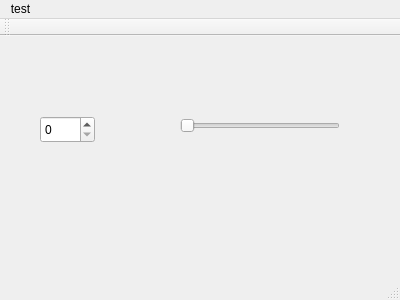
<?xml version="1.0" encoding="UTF-8"?>
<ui version="4.0">
 <class>MainWindow</class>
 <widget class="QMainWindow" name="MainWindow">
  <property name="geometry">
   <rect>
    <x>0</x>
    <y>0</y>
    <width>400</width>
    <height>300</height>
   </rect>
  </property>
  <property name="windowTitle">
   <string>MainWindow</string>
  </property>
  <widget class="QWidget" name="centralWidget">
   <widget class="QSpinBox" name="spinBox">
    <property name="geometry">
     <rect>
      <x>40</x>
      <y>80</y>
      <width>55</width>
      <height>27</height>
     </rect>
    </property>
   </widget>
   <widget class="QSlider" name="horizontalSlider">
    <property name="geometry">
     <rect>
      <x>180</x>
      <y>80</y>
      <width>160</width>
      <height>19</height>
     </rect>
    </property>
    <property name="orientation">
     <enum>Qt::Horizontal</enum>
    </property>
   </widget>
  </widget>
  <widget class="QMenuBar" name="menuBar">
   <property name="geometry">
    <rect>
     <x>0</x>
     <y>0</y>
     <width>400</width>
     <height>25</height>
    </rect>
   </property>
   <widget class="QMenu" name="menutest">
    <property name="title">
     <string>test</string>
    </property>
    <addaction name="actionAaa"/>
   </widget>
   <addaction name="menutest"/>
  </widget>
  <widget class="QToolBar" name="mainToolBar">
   <attribute name="toolBarArea">
    <enum>TopToolBarArea</enum>
   </attribute>
   <attribute name="toolBarBreak">
    <bool>false</bool>
   </attribute>
  </widget>
  <widget class="QStatusBar" name="statusBar"/>
  <action name="actionAaa">
   <property name="text">
    <string>aaa</string>
   </property>
  </action>
 </widget>
 <layoutdefault spacing="6" margin="11"/>
 <resources/>
 <connections>
  <connection>
   <sender>horizontalSlider</sender>
   <signal>valueChanged(int)</signal>
   <receiver>spinBox</receiver>
   <slot>setValue(int)</slot>
   <hints>
    <hint type="sourcelabel">
     <x>259</x>
     <y>127</y>
    </hint>
    <hint type="destinationlabel">
     <x>67</x>
     <y>131</y>
    </hint>
   </hints>
  </connection>
  <connection>
   <sender>spinBox</sender>
   <signal>valueChanged(int)</signal>
   <receiver>horizontalSlider</receiver>
   <slot>setValue(int)</slot>
   <hints>
    <hint type="sourcelabel">
     <x>67</x>
     <y>131</y>
    </hint>
    <hint type="destinationlabel">
     <x>259</x>
     <y>127</y>
    </hint>
   </hints>
  </connection>
  <connection>
   <sender>spinBox</sender>
   <signal>valueChanged(QString)</signal>
   <receiver>statusBar</receiver>
   <slot>showMessage(QString)</slot>
   <hints>
    <hint type="sourcelabel">
     <x>67</x>
     <y>131</y>
    </hint>
    <hint type="destinationlabel">
     <x>199</x>
     <y>288</y>
    </hint>
   </hints>
  </connection>
 </connections>
</ui>
